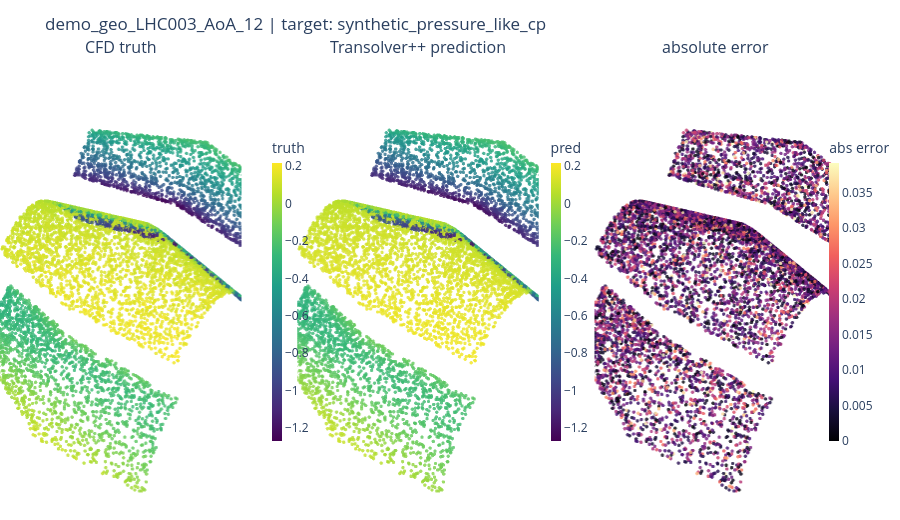

Notebook code cell kept with this figure:
### Code cell
# ==== Post-training prediction close-up ==========================
# Reload the best-val checkpoint from the Registry (same path any
# downstream consumer would use) and inspect predictions on every test
# case inline.

ckpt = load_best_from_registry()

print(f"\nLoaded best checkpoint from Registry: epoch {ckpt['epoch']}\n\n")
model.load_state_dict(ckpt["state_dict"])
model.eval()

# Iterate every test case, print per-component metrics, and render the rotatable 3D triptych inline for visual inspection.
for case in test_cases[0:1]:
    pred = predict_case(case)
    m = regression_metrics(case["target"], pred)

    print(f"{case['run_id']}   AoA={case['aoa']}°")
    print("="*40)
    print(m.round(5).to_string(index=False))

    fig = plot_prediction_triptych(case, case["target"], pred)
    fig.show()
    print()

### Figure 1 — Plotly figure (JSON) as saved in the notebook; plotly's stock layout.template omitted (floating-point values rounded to 4 significant figures; data arrays with more than 128 entries replaced by an {"elided": "..."} marker saying what was removed)
{"data": [{"marker": {"cmax": 0.2168, "cmin": -1.27, "color": {"elided": "8192 float values"}, "colorbar": {"len": 0.7, "thickness": 10, "title": {"text": "truth"}, "x": 0.3133, "y": 0.5}, "colorscale": [[0, "#440154"], [0.1111, "#482878"], [0.2222, "#3e4989"], [0.3333, "#31688e"], [0.4444, "#26828e"], [0.5556, "#1f9e89"], [0.6667, "#35b779"], [0.7778, "#6ece58"], [0.8889, "#b5de2b"], [1, "#fde725"]], "opacity": 0.82, "size": 2}, "mode": "markers", "name": "truth", "scene": "scene", "showlegend": false, "type": "scatter3d", "x": {"elided": "8192 float values"}, "y": {"elided": "8192 float values"}, "z": {"elided": "8192 float values"}}, {"marker": {"cmax": 0.2168, "cmin": -1.27, "color": {"elided": "8192 float values"}, "colorbar": {"len": 0.7, "thickness": 10, "title": {"text": "pred"}, "x": 0.6467, "y": 0.5}, "colorscale": [[0, "#440154"], [0.1111, "#482878"], [0.2222, "#3e4989"], [0.3333, "#31688e"], [0.4444, "#26828e"], [0.5556, "#1f9e89"], [0.6667, "#35b779"], [0.7778, "#6ece58"], [0.8889, "#b5de2b"], [1, "#fde725"]], "opacity": 0.82, "size": 2}, "mode": "markers", "name": "pred", "scene": "scene2", "showlegend": false, "type": "scatter3d", "x": {"elided": "8192 float values"}, "y": {"elided": "8192 float values"}, "z": {"elided": "8192 float values"}}, {"marker": {"cmax": 0.03915, "cmin": 0, "color": {"elided": "8192 float values"}, "colorbar": {"len": 0.7, "thickness": 10, "title": {"text": "abs error"}, "x": 0.98, "y": 0.5}, "colorscale": [[0, "#000004"], [0.1111, "#180f3d"], [0.2222, "#440f76"], [0.3333, "#721f81"], [0.4444, "#9e2f7f"], [0.5556, "#cd4071"], [0.6667, "#f1605d"], [0.7778, "#fd9668"], [0.8889, "#feca8d"], [1, "#fcfdbf"]], "opacity": 0.82, "size": 2}, "mode": "markers", "name": "abs error", "scene": "scene3", "showlegend": false, "type": "scatter3d", "x": {"elided": "8192 float values"}, "y": {"elided": "8192 float values"}, "z": {"elided": "8192 float values"}}], "layout": {"annotations": [{"font": {"size": 16}, "showarrow": false, "text": "CFD truth", "x": 0.1444, "xanchor": "center", "xref": "paper", "y": 1, "yanchor": "bottom", "yref": "paper"}, {"font": {"size": 16}, "showarrow": false, "text": "Transolver++ prediction", "x": 0.5, "xanchor": "center", "xref": "paper", "y": 1, "yanchor": "bottom", "yref": "paper"}, {"font": {"size": 16}, "showarrow": false, "text": "absolute error", "x": 0.8556, "xanchor": "center", "xref": "paper", "y": 1, "yanchor": "bottom", "yref": "paper"}], "height": 520, "margin": {"b": 0, "l": 0, "r": 0, "t": 60}, "scene": {"aspectmode": "cube", "domain": {"x": [0, 0.2889], "y": [0, 1]}, "xaxis": {"visible": false}, "yaxis": {"visible": false}, "zaxis": {"visible": false}}, "scene2": {"aspectmode": "cube", "domain": {"x": [0.3556, 0.6444], "y": [0, 1]}, "xaxis": {"visible": false}, "yaxis": {"visible": false}, "zaxis": {"visible": false}}, "scene3": {"aspectmode": "cube", "domain": {"x": [0.7111, 1], "y": [0, 1]}, "xaxis": {"visible": false}, "yaxis": {"visible": false}, "zaxis": {"visible": false}}, "title": {"text": "demo_geo_LHC003_AoA_12 | target: synthetic_pressure_like_cp"}}}
